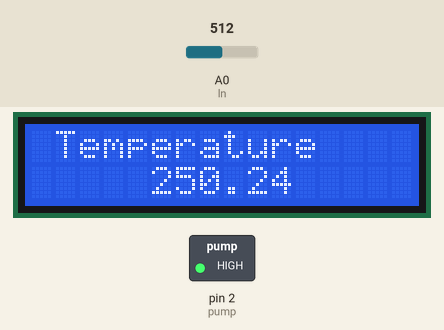
Recording of a sketch running on a simulated Arduino Uno, built with avr-gcc and run on an emulated ATmega328P. Parts: 16×2 character LCD, switched loads named in the sketch (green lamp = pin HIGH). The inputs (shaded band) are chosen by the test bench; at power-on: A0 (ln) = 512. What the sketch prints to the serial monitor is not drawn.

Above: at 1.2 s.
1.3 s: A0 (ln) set to 716
At 4.0 s:
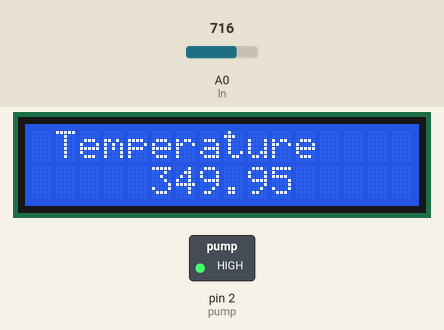
4.7 s: A0 (ln) set to 900
At 6.9 s:
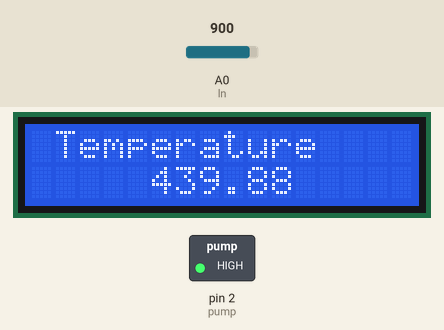
8.0 s: A0 (ln) set to 1023
At 11.0 s:
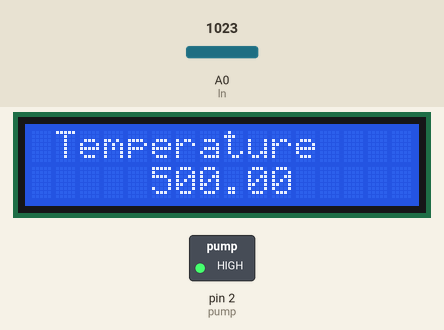
Timing chart, 0 to 12.5 s (numbered marks = the images above; inputs shaded):
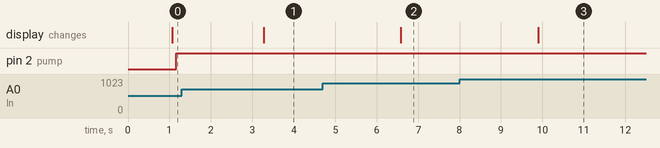

Measured:
- after the input at 1.3 s, the display: changes after 2.0 s (image 1)
- after the input at 4.7 s, the display: changes after 1.9 s (image 2)
- after the input at 8.0 s, the display: changes after 1.9 s (image 3)

The sketch:

fire_alarm.ino
```cpp
#include<LiquidCrystal.h>
LiquidCrystal lcd(8,9,10,11,12,13);
int ln=A0;
int pump=2;
void setup()
{
  pinMode(ln,INPUT);
  pinMode(pump,OUTPUT);
  lcd.begin(16,2);
  Serial.begin(9600);
}
void loop()
{
  int x= analogRead(ln);
  float y=(x/1023.0)*5000;
  float temp=y/10;
  Serial.println(temp);
  lcd.setCursor(1,0);
  lcd.print("Temperature");
  delay(1000);
  lcd.setCursor(5,1);
  lcd.print(temp);
  delay(100);
  if (temp>36)
  {
    digitalWrite(pump,HIGH);
  }
  else
  {
    digitalWrite(pump,LOW);
  }

}
```
